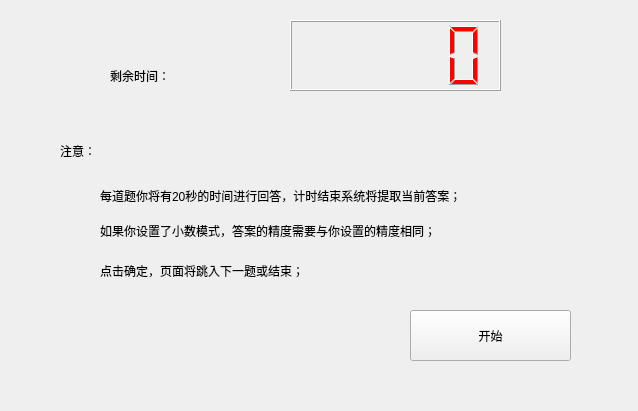
<?xml version="1.0" encoding="UTF-8"?>
<ui version="4.0">
 <class>Widget</class>
 <widget class="QWidget" name="Widget">
  <property name="geometry">
   <rect>
    <x>0</x>
    <y>0</y>
    <width>638</width>
    <height>411</height>
   </rect>
  </property>
  <property name="windowTitle">
   <string>Widget</string>
  </property>
  <widget class="QLCDNumber" name="lcdNumber">
   <property name="geometry">
    <rect>
     <x>290</x>
     <y>20</y>
     <width>211</width>
     <height>71</height>
    </rect>
   </property>
   <property name="styleSheet">
    <string notr="true">font: 16pt &quot;Agency FB&quot;;
color: rgb(255, 0, 0);</string>
   </property>
  </widget>
  <widget class="QLabel" name="label">
   <property name="geometry">
    <rect>
     <x>110</x>
     <y>50</y>
     <width>141</width>
     <height>51</height>
    </rect>
   </property>
   <property name="styleSheet">
    <string notr="true">font: 16pt &quot;Adobe Devanagari&quot;;</string>
   </property>
   <property name="text">
    <string>剩余时间：</string>
   </property>
  </widget>
  <widget class="QStackedWidget" name="stackedWidget">
   <property name="geometry">
    <rect>
     <x>50</x>
     <y>110</y>
     <width>541</width>
     <height>261</height>
    </rect>
   </property>
   <property name="currentIndex">
    <number>0</number>
   </property>
   <widget class="QWidget" name="page_4">
    <widget class="QPushButton" name="pushButton_4">
     <property name="geometry">
      <rect>
       <x>360</x>
       <y>200</y>
       <width>161</width>
       <height>51</height>
      </rect>
     </property>
     <property name="styleSheet">
      <string notr="true">font: 16pt &quot;Adobe Devanagari&quot;;
font: 16pt &quot;Adobe Devanagari&quot;;</string>
     </property>
     <property name="text">
      <string>开始</string>
     </property>
    </widget>
    <widget class="QLabel" name="label_4">
     <property name="geometry">
      <rect>
       <x>10</x>
       <y>20</y>
       <width>131</width>
       <height>41</height>
      </rect>
     </property>
     <property name="styleSheet">
      <string notr="true">font: 12pt &quot;Adobe Devanagari&quot;;
font: 14pt &quot;Adobe Devanagari&quot;;</string>
     </property>
     <property name="text">
      <string>注意：</string>
     </property>
    </widget>
    <widget class="QLabel" name="label_5">
     <property name="geometry">
      <rect>
       <x>50</x>
       <y>70</y>
       <width>501</width>
       <height>31</height>
      </rect>
     </property>
     <property name="styleSheet">
      <string notr="true">font: 12pt &quot;Adobe Devanagari&quot;;
font: 12pt &quot;Adobe Devanagari&quot;;</string>
     </property>
     <property name="text">
      <string>每道题你将有20秒的时间进行回答，计时结束系统将提取当前答案；</string>
     </property>
    </widget>
    <widget class="QLabel" name="label_7">
     <property name="geometry">
      <rect>
       <x>50</x>
       <y>100</y>
       <width>431</width>
       <height>41</height>
      </rect>
     </property>
     <property name="styleSheet">
      <string notr="true">font: 12pt &quot;Adobe Devanagari&quot;;</string>
     </property>
     <property name="text">
      <string>如果你设置了小数模式，答案的精度需要与你设置的精度相同；</string>
     </property>
    </widget>
    <widget class="QLabel" name="label_8">
     <property name="geometry">
      <rect>
       <x>50</x>
       <y>140</y>
       <width>331</width>
       <height>41</height>
      </rect>
     </property>
     <property name="styleSheet">
      <string notr="true">font: 12pt &quot;Adobe Devanagari&quot;;</string>
     </property>
     <property name="text">
      <string>点击确定，页面将跳入下一题或结束；</string>
     </property>
    </widget>
   </widget>
   <widget class="QWidget" name="page">
    <widget class="QLabel" name="label_2">
     <property name="geometry">
      <rect>
       <x>10</x>
       <y>10</y>
       <width>71</width>
       <height>31</height>
      </rect>
     </property>
     <property name="styleSheet">
      <string notr="true">font: 16pt &quot;Adobe Devanagari&quot;;</string>
     </property>
     <property name="text">
      <string>题目</string>
     </property>
    </widget>
    <widget class="QLabel" name="label_3">
     <property name="geometry">
      <rect>
       <x>10</x>
       <y>50</y>
       <width>521</width>
       <height>91</height>
      </rect>
     </property>
     <property name="styleSheet">
      <string notr="true">font: 14pt &quot;Adobe Devanagari&quot;;</string>
     </property>
     <property name="text">
      <string/>
     </property>
    </widget>
    <widget class="QLineEdit" name="answer1">
     <property name="geometry">
      <rect>
       <x>310</x>
       <y>160</y>
       <width>201</width>
       <height>31</height>
      </rect>
     </property>
     <property name="styleSheet">
      <string notr="true">font: 12pt &quot;Adobe Devanagari&quot;;</string>
     </property>
    </widget>
    <widget class="QPushButton" name="pushButton">
     <property name="geometry">
      <rect>
       <x>430</x>
       <y>210</y>
       <width>81</width>
       <height>31</height>
      </rect>
     </property>
     <property name="styleSheet">
      <string notr="true">font: 16pt &quot;Adobe Devanagari&quot;;</string>
     </property>
     <property name="text">
      <string>确定</string>
     </property>
    </widget>
   </widget>
  </widget>
  <widget class="QLabel" name="label_6">
   <property name="geometry">
    <rect>
     <x>170</x>
     <y>70</y>
     <width>54</width>
     <height>12</height>
    </rect>
   </property>
   <property name="text">
    <string/>
   </property>
  </widget>
 </widget>
 <layoutdefault spacing="6" margin="11"/>
 <resources/>
 <connections/>
</ui>
